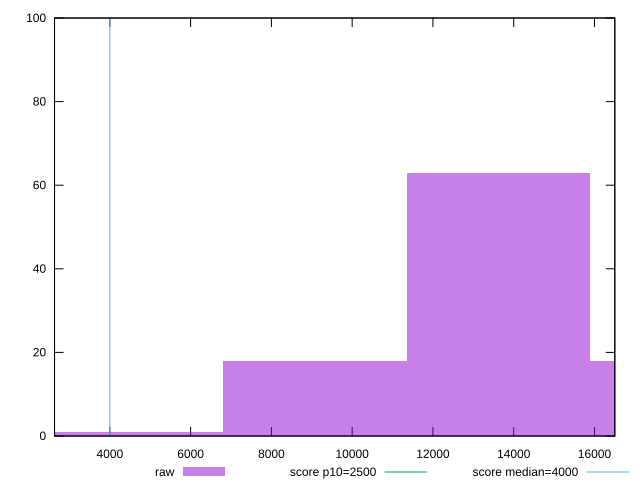

Write gnuplot code to recreate this figure.
reset

$raw <<EOF
9078.166257131588 18
4539.083128565794 1
13617.249385697382 63
18156.332514263177 18
EOF

set key outside below
set boxwidth 4539.083128565794
set xrange [2630.245:16503.9335]
set yrange [0:100]
set trange [0:100]
set style fill transparent solid 0.5 noborder

set parametric
set terminal svg size 640, 490 enhanced background rgb 'white'
set output "report/report_00029_2021-02-24T13-36-40.390Z/largest-contentful-paint/samples/astro/raw/histogram.svg"

plot $raw title "raw" with boxes, \
     2500,t title "score p10=2500", \
     4000,t title "score median=4000"

reset
